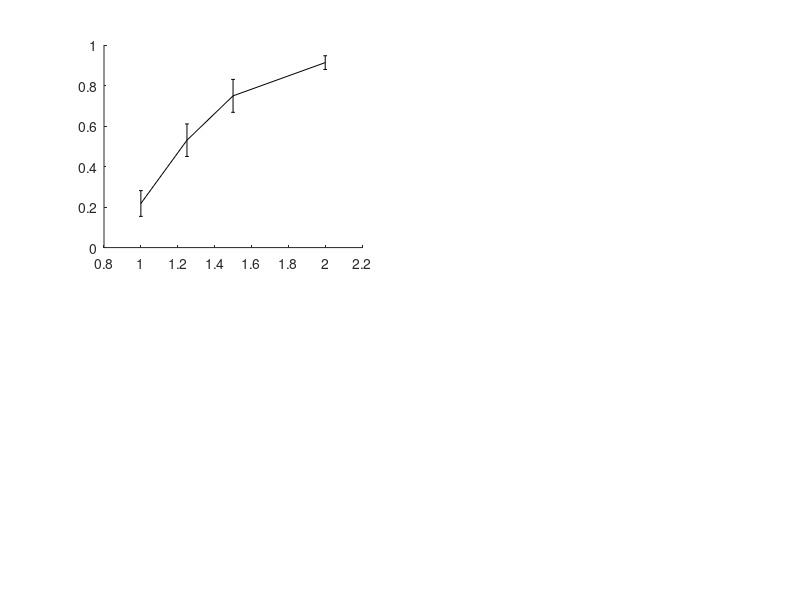

This figure's MATLAB source: (Note: this script raises an error after producing the figure.)
%% Plotting script for eLife paper 2026; contains table of trials and conditions for Zapit eLife paper 2026 plots and plotting code
% Michael Lohse 2026

clear all

try % if folder exist
    cd('eLifeDMDMZapitBehaviour')
end

Organised=1; % Organised data is aready saved

if Organised
    load('OrganisedV1S1ConPlottingData.mat')
else
    OrganiseScanDataForPlotting % first organise raw data to allow this plotting script to run
end

CS=[1 1.25 1.5 2]; % change sizes

clear Perf_Con Perf_S1_2mW Perf_S1_4mW Perf_V1_2mW Perf_V1_4mW Perf_CI_Con Perf_CI_S1_2mW Perf_CI_S1_4mW Perf_CI_V1_2mW Perf_CI_V1_4mW

for M=1:length(unique(ConS1andV1TrialsConcat(1,:))) % get performance of each mouse
    
    MouseTrials{M}=ConS1andV1TrialsConcat(:,ConS1andV1TrialsConcat(1,:)==M); % create mouse specific arrays
    
    for C=1:length(CS) % cycle through change sizes
        
        clear ConSelect S1Select_2mW S1Select_4mW V1Select_2mW V1Select_4mW
        ConSelect=MouseTrials{M}(9,:) == CS(C) & (MouseTrials{M}(3,:) | MouseTrials{M}(4,:)) & MouseTrials{M}(10,:) ==0; % control trials
        
        S1Select_2mW=MouseTrials{M}(9,:) == CS(C) & (MouseTrials{M}(3,:) | MouseTrials{M}(4,:)) & MouseTrials{M}(10,:) ==1 &  MouseTrials{M}(12,:) ==5 & MouseTrials{M}(11,:) ==1; % S1 inactivation 2mW
        S1Select_4mW=MouseTrials{M}(9,:) == CS(C) & (MouseTrials{M}(3,:) | MouseTrials{M}(4,:)) & MouseTrials{M}(10,:) ==1 &  MouseTrials{M}(12,:) ==5 & MouseTrials{M}(11,:) ==2; % S1 inactivation 4mW
        
        V1Select_2mW=MouseTrials{M}(9,:) == CS(C) & (MouseTrials{M}(3,:) | MouseTrials{M}(4,:)) & MouseTrials{M}(10,:) ==1 &  MouseTrials{M}(12,:) ==7 & MouseTrials{M}(11,:) ==1; % V1 inactivation 2mW
        V1Select_4mW=MouseTrials{M}(9,:) == CS(C) & (MouseTrials{M}(3,:) | MouseTrials{M}(4,:)) & MouseTrials{M}(10,:) ==1 &  MouseTrials{M}(12,:) ==7 & MouseTrials{M}(11,:) ==2; % V1 inactivation 4mW
        
        [Perf_Con(C,M) Perf_CI_Con(:,C,M)]=binofit(sum(MouseTrials{M}(3,ConSelect)),length(MouseTrials{M}(3,ConSelect)));
        [Perf_S1_2mW(C,M) Perf_CI_S1_2mW(:,C,M)]=binofit(sum(MouseTrials{M}(3,S1Select_2mW)),length(MouseTrials{M}(3,S1Select_2mW)));
        [Perf_S1_4mW(C,M) Perf_CI_S1_4mW(:,C,M)]=binofit(sum(MouseTrials{M}(3,S1Select_4mW)),length(MouseTrials{M}(3,S1Select_4mW)));
        [Perf_V1_2mW(C,M) Perf_CI_V1_2mW(:,C,M)]=binofit(sum(MouseTrials{M}(3,V1Select_2mW)),length(MouseTrials{M}(3,V1Select_2mW)));
        [Perf_V1_4mW(C,M) Perf_CI_V1_4mW(:,C,M)]=binofit(sum(MouseTrials{M}(3,V1Select_4mW)),length(MouseTrials{M}(3,V1Select_4mW)));
        
    end
end

figure
subplot(2,2,1)
errorbar(CS,mean(Perf_Con'),(std(Perf_Con')./sqrt(size(Perf_Con,1)))*1.96,'k','capSize',0,'linewidth',2) % 1.96*sem is 95% CI
hold on
errorbar(CS+0.01,mean(Perf_S1_2mW'),(std(Perf_S1_2mW')./sqrt(size(Perf_Con,1)))*1.96,'color',[0 130 200]/255,'capSize',0,'linewidth',2)
errorbar(CS+0.02,mean(Perf_S1_4mW'),(std(Perf_S1_4mW')./sqrt(size(Perf_Con,1)))*1.96,'color',[0 100 170]/255,'capSize',0,'linewidth',2)
scatter(CS,mean(Perf_Con'),[100 100 100 100],'k','filled')
scatter(CS+0.01,mean(Perf_S1_2mW'),[100 100 100 100],[0 130 200]/255,'filled')
scatter(CS+0.02,mean(Perf_S1_4mW'),[100 100 100 100],[0 100 170]/255,'filled')
box off
ylabel('Performance')
xlabel('Change Size (Hz)')
title('Avg Across Mice (S1)')
ylim([0 1])
xlim([0.9 2.1])
legend({'Con','2mW','4mW'})
 legend('Location','southeast')
legend boxoff

subplot(2,2,3)
errorbar(CS,mean(Perf_Con'),(std(Perf_Con')./sqrt(size(Perf_Con,1)))*1.96,'k','capSize',0,'linewidth',2) % 1.96*sem is 95% CI
hold on
errorbar(CS+0.03,mean(Perf_V1_2mW'),(std(Perf_V1_2mW')./sqrt(size(Perf_Con,1)))*1.96,'color',[0 114 178]/255,'capSize',0,'linewidth',2)
errorbar(CS+0.04,mean(Perf_V1_4mW'),(std(Perf_V1_4mW')./sqrt(size(Perf_Con,1)))*1.96,'color',[0 100 170]/255,'capSize',0,'linewidth',2)
scatter(CS,mean(Perf_Con'),[100 100 100 100],'k','filled')
scatter(CS+0.03,mean(Perf_V1_2mW'),[100 100 100 100],[0 130 200]/255,'filled')
scatter(CS+0.04,mean(Perf_V1_4mW'),[100 100 100 100],[0 100 170]/255,'filled')
box off
ylabel('Performance')
xlabel('Change Size (Hz)')
ylim([0 1])
xlim([0.9 2.1])
box off
set(findall(gcf,'-property','FontSize'),'FontSize',18)
title('Avg Across Mice (V1)')

ExMouse=2; % example mouse to use

subplot(2,2,2)
errorbar(CS,Perf_Con(:,ExMouse),Perf_CI_Con(1,:,ExMouse)'-Perf_Con(:,ExMouse),Perf_CI_Con(2,:,ExMouse)'-Perf_Con(:,ExMouse),'k','capSize',0,'linewidth',2) % 95% CI binomial
hold on
errorbar(CS+0.01,Perf_S1_2mW(:,ExMouse),Perf_CI_S1_2mW(1,:,ExMouse)'-Perf_S1_2mW(:,ExMouse),Perf_CI_S1_2mW(2,:,ExMouse)'-Perf_S1_2mW(:,ExMouse),'color',[0 130 200]/255,'capSize',0,'linewidth',2)
errorbar(CS+0.02,Perf_S1_4mW(:,ExMouse),Perf_CI_S1_4mW(1,:,ExMouse)'-Perf_S1_4mW(:,ExMouse),Perf_CI_S1_4mW(2,:,ExMouse)'-Perf_S1_4mW(:,ExMouse),'color',[0 100 170]/255,'capSize',0,'linewidth',2)
scatter(CS,Perf_Con(:,ExMouse),[100 100 100 100],'k','filled')
scatter(CS+0.01,Perf_S1_2mW(:,ExMouse),[100 100 100 100],[0 130 200]/255,'filled')
scatter(CS+0.02,Perf_S1_4mW(:,ExMouse),[100 100 100 100],[0 100 170]/255,'filled')
box off
ylabel('Performance')
xlabel('Change Size (Hz)')
title('Example Mouse (S1)')
ylim([0 1])
xlim([0.9 2.1])

subplot(2,2,4)
errorbar(CS,Perf_Con(:,ExMouse),Perf_CI_Con(1,:,ExMouse)'-Perf_Con(:,ExMouse),Perf_CI_Con(2,:,ExMouse)'-Perf_Con(:,ExMouse),'k','capSize',0,'linewidth',2) % 95% CI binomial 
hold on
errorbar(CS+0.03,Perf_V1_2mW(:,ExMouse),Perf_CI_V1_2mW(1,:,ExMouse)'-Perf_V1_2mW(:,ExMouse),Perf_CI_V1_2mW(2,:,ExMouse)'-Perf_V1_2mW(:,ExMouse),'color',[0 130 200]/255,'capSize',0,'linewidth',2)
errorbar(CS+0.04,Perf_V1_4mW(:,ExMouse),Perf_CI_V1_4mW(1,:,ExMouse)'-Perf_V1_4mW(:,ExMouse),Perf_CI_V1_4mW(2,:,ExMouse)'-Perf_V1_4mW(:,ExMouse),'color',[0 100 170]/255,'capSize',0,'linewidth',2)
scatter(CS,Perf_Con(:,ExMouse),[100 100 100 100],'k','filled')
scatter(CS+0.03,Perf_V1_2mW(:,ExMouse),[100 100 100 100],[0 130 200]/255,'filled')
scatter(CS+0.04,Perf_V1_4mW(:,ExMouse),[100 100 100 100],[0 100 170]/255,'filled')
title('Example Mouse (V1)')
ylabel('Performance')
xlabel('Change Size (Hz)')
ylim([0 1])
xlim([0.9 2.1])
box off
set(findall(gcf,'-property','FontSize'),'FontSize',18)
set(gcf,'Position',[300 300 800 700])
box off
[~,pV1_2mW]=ttest(Perf_V1_2mW',Perf_Con');
[~,pV1_4mW]=ttest(Perf_V1_4mW',Perf_Con');
[~,pS1_2mW]=ttest(Perf_S1_2mW',Perf_Con');
[~,pS1_4mW]=ttest(Perf_S1_4mW',Perf_Con');
